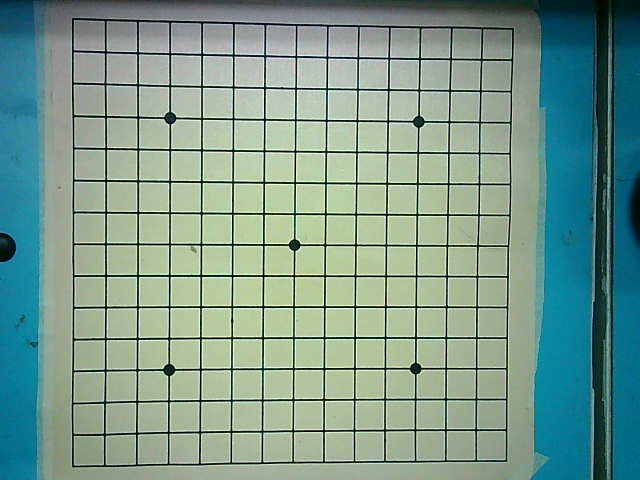
#> input picture calibration_tools/board_001_empty.jpg, 640 x 480 px, given in place of the camera
$ python piece_center_detect.py
#> lines starting #> are read from the running program, lines starting #| are printed output that depends on the picture
#> in main, frame is the input picture: shape (480, 640, 3); mean B, G, R 141.1, 153.8, 123.1
"""Real-time black/white Gomoku piece center detection with OpenCV.

Run:
    python piece_center_detect.py

Press q to quit.
"""

from __future__ import annotations

import argparse
from dataclasses import dataclass
from typing import Dict, Iterable, List, Optional, Tuple

import cv2
import numpy as np


PieceType = str
Point = Tuple[int, int]
Detection = Tuple[PieceType, np.ndarray, Point]


@dataclass
class DetectionTrack:
    piece_type: PieceType
    contour: np.ndarray
    center: np.ndarray
    hits: int = 1
    missed: int = 0


@dataclass(frozen=True)
class DetectionConfig:
    """Thresholds and contour filters that can be tuned for the scene."""

    method: str = "hybrid"
    black_v_max: int = 80
    black_diff: float = 22.0
    black_p20_max: float = 105.0
    black_dark_ratio_min: float = 0.24
    black_rescue_enabled: bool = True
    black_blob_v_max: int = 125
    black_blob_min_distance: float = 8.0
    white_s_max: int = 115
    white_v_min: int = 135
    white_diff: float = 6.0
    min_area: float = 250.0
    max_area: float = 8000.0
    min_circularity: float = 0.45
    min_aspect_ratio: float = 0.55
    max_aspect_ratio: float = 1.80
    min_radius: int = 13
    max_radius: int = 32
    hough_dp: float = 1.2
    hough_min_dist: int = 32
    hough_param1: int = 90
    hough_param2: int = 30
    blur_size: int = 5
    morph_size: int = 5
    roi: Optional[Tuple[int, int, int, int]] = None


def _make_odd(value: int) -> int:
    """OpenCV blur kernels must be odd and positive."""

    value = max(1, int(value))
    return value if value % 2 == 1 else value + 1


# [8 lines left out: function _clean_mask, not called in this run]


def _is_piece_like(contour: np.ndarray, config: DetectionConfig) -> bool:
    """Reject tiny noise, huge background regions, and very non-round objects."""

    area = cv2.contourArea(contour)
    if area < config.min_area or area > config.max_area:
        return False

    x, y, w, h = cv2.boundingRect(contour)
    if w == 0 or h == 0:
        return False

    aspect_ratio = w / float(h)
    if aspect_ratio < config.min_aspect_ratio or aspect_ratio > config.max_aspect_ratio:
        return False

    perimeter = cv2.arcLength(contour, True)
    if perimeter <= 0:
        return False

    circularity = 4.0 * np.pi * area / (perimeter * perimeter)
    return circularity >= config.min_circularity


# [4 lines left out: function _find_filtered_contours, not called in this run]


def _clip_patch(image: np.ndarray, x: int, y: int, radius: int) -> Tuple[np.ndarray, np.ndarray]:
    h, w = image.shape[:2]
    x0 = max(0, x - radius)
    x1 = min(w, x + radius + 1)
    y0 = max(0, y - radius)
    y1 = min(h, y + radius + 1)
    patch = image[y0:y1, x0:x1]
    yy, xx = np.ogrid[y0 - y : y1 - y, x0 - x : x1 - x]
    distance_sq = xx * xx + yy * yy
    return patch, distance_sq


def _masked_mean(values: np.ndarray) -> float:
    if values.size == 0:
        return 0.0
    return float(np.mean(values))


def _classify_circle(
    gray: np.ndarray,
    hsv: np.ndarray,
    x: int,
    y: int,
    radius: int,
    config: DetectionConfig,
) -> Optional[PieceType]:
    inner_radius = max(4, int(radius * 0.58))
    outer_radius = max(inner_radius + 3, int(radius * 1.75))

    gray_patch, distance_sq = _clip_patch(gray, x, y, outer_radius)
    hsv_patch, _ = _clip_patch(hsv, x, y, outer_radius)
    if gray_patch.size == 0 or hsv_patch.size == 0:
        return None

    inner_mask = distance_sq <= inner_radius * inner_radius
    ring_mask = (distance_sq >= int(radius * 1.15) ** 2) & (
        distance_sq <= outer_radius * outer_radius
    )
    if not np.any(inner_mask) or not np.any(ring_mask):
        return None

    center_gray = _masked_mean(gray_patch[inner_mask])
    bg_gray = _masked_mean(gray_patch[ring_mask])
    center_hsv = hsv_patch[inner_mask]
    center_sat = _masked_mean(center_hsv[:, 1])
    center_val = _masked_mean(center_hsv[:, 2])
    center_val_p20 = float(np.percentile(center_hsv[:, 2], 20))
    dark_ratio = float(np.mean(center_hsv[:, 2] <= config.black_blob_v_max))
    diff = center_gray - bg_gray

    # Black stones can have bright highlights. Use the darker percentile and
    # dark-pixel ratio so clustered stones still classify as black.
    if (
        center_val <= config.black_v_max
        or diff <= -config.black_diff
        or center_val_p20 <= config.black_p20_max
        or dark_ratio >= config.black_dark_ratio_min
    ):
        return "Black"

    # White stones may be only slightly brighter than the board under USB lighting,
    # so use local contrast plus saturation/brightness instead of a global white mask.
    if (
        center_val >= config.white_v_min
        and center_sat <= config.white_s_max
        and diff >= config.white_diff
    ):
        return "White"

    return None


def _circle_to_contour(x: int, y: int, radius: int) -> np.ndarray:
    points = cv2.ellipse2Poly((x, y), (radius, radius), 0, 0, 360, 10)
    return points.reshape(-1, 1, 2)


# [12 lines left out: function _dedupe_circles, not called in this run]


def _has_nearby_contour(
    contours: Iterable[np.ndarray], x: int, y: int, min_distance: float
) -> bool:
    for contour in contours:
        cx, cy = get_center(contour)
        if np.hypot(x - cx, y - cy) < min_distance:
            return True
    return False


def _detect_black_blob_contours(
    frame: np.ndarray,
    config: DetectionConfig,
    existing_contours: Iterable[np.ndarray],
) -> List[np.ndarray]:
    """Find dark stone centers when several black stones touch each other.

    Thin board lines also appear dark, but their distance-transform peaks are
    shallow. Real stones create much larger dark blobs, even when clustered.
    """

    blur_size = _make_odd(config.blur_size)
    blurred = cv2.GaussianBlur(frame, (blur_size, blur_size), 0)
    hsv = cv2.cvtColor(blurred, cv2.COLOR_BGR2HSV)
    gray = cv2.cvtColor(blurred, cv2.COLOR_BGR2GRAY)
    value = hsv[:, :, 2]

    dark_mask = cv2.inRange(value, 0, config.black_blob_v_max)
    kernel = cv2.getStructuringElement(cv2.MORPH_ELLIPSE, (3, 3))
    dark_mask = cv2.morphologyEx(dark_mask, cv2.MORPH_OPEN, kernel, iterations=1)
    dark_mask = cv2.morphologyEx(dark_mask, cv2.MORPH_CLOSE, kernel, iterations=2)

    distance = cv2.distanceTransform(dark_mask, cv2.DIST_L2, 5)
    local_kernel = cv2.getStructuringElement(
        cv2.MORPH_RECT,
        (
            max(3, config.min_radius),
            max(3, config.min_radius),
        ),
    )
    local_max = cv2.dilate(distance, local_kernel)
    peaks = (
        (distance >= config.black_blob_min_distance)
        & (distance == local_max)
    ).astype(np.uint8)

    count, labels, stats, _centroids = cv2.connectedComponentsWithStats(peaks, 8)
    contours: List[np.ndarray] = []
    used_centers: List[np.ndarray] = list(existing_contours)
    duplicate_distance = max(config.min_radius, config.hough_min_dist * 0.45)

    for label in range(1, count):
        if stats[label, cv2.CC_STAT_AREA] <= 0:
            continue

        ys, xs = np.where(labels == label)
        if xs.size == 0:
            continue

        best_index = int(np.argmax(distance[ys, xs]))
        x = int(xs[best_index])
        y = int(ys[best_index])
        peak_radius = float(distance[y, x])
        if peak_radius < config.black_blob_min_distance:
            continue
        if _has_nearby_contour(used_centers, x, y, duplicate_distance):
            continue

        draw_radius = int(np.clip(peak_radius * 1.55, config.min_radius, config.max_radius))
        if _classify_circle(gray, hsv, x, y, draw_radius, config) != "Black":
            continue

        contour = _circle_to_contour(x, y, draw_radius)
        if _is_piece_like(contour, config):
            contours.append(contour)
            used_centers.append(contour)

    return contours


def _offset_contours(
    contours_by_type: Dict[PieceType, List[np.ndarray]], dx: int, dy: int
) -> Dict[PieceType, List[np.ndarray]]:
    if dx == 0 and dy == 0:
        return contours_by_type
    offset = np.array([[[dx, dy]]], dtype=np.int32)
    return {
        piece_type: [contour + offset for contour in contours]
        for piece_type, contours in contours_by_type.items()
    }


def _detect_circle_contours(
    frame: np.ndarray, config: DetectionConfig
) -> Dict[PieceType, List[np.ndarray]]:
    blur_size = _make_odd(config.blur_size)
    gray = cv2.cvtColor(frame, cv2.COLOR_BGR2GRAY)
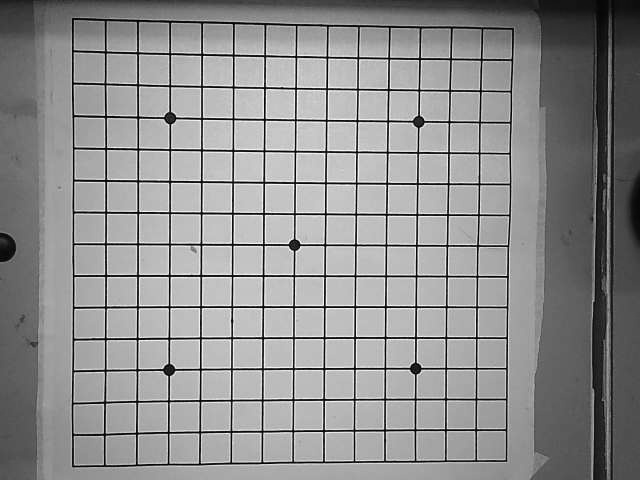
#> gray: shape (480, 640); min 0, max 253, mean 143.1
    gray = cv2.GaussianBlur(gray, (blur_size, blur_size), 0)
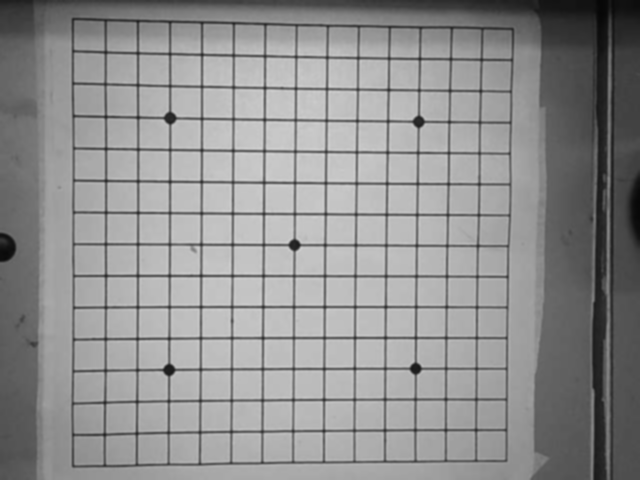
#> gray: shape (480, 640); min 6, max 210, mean 143.2
    hsv = cv2.cvtColor(frame, cv2.COLOR_BGR2HSV)
#> hsv: shape (480, 640, 3); mean H, S, V 64.6, 83.6, 158.5

    circles = cv2.HoughCircles(
        gray,
        cv2.HOUGH_GRADIENT,
        dp=config.hough_dp,
        minDist=config.hough_min_dist,
        param1=config.hough_param1,
        param2=config.hough_param2,
        minRadius=config.min_radius,
        maxRadius=config.max_radius,
    )
#> circles = None
#> (the rest of the program and of its run is left out)
